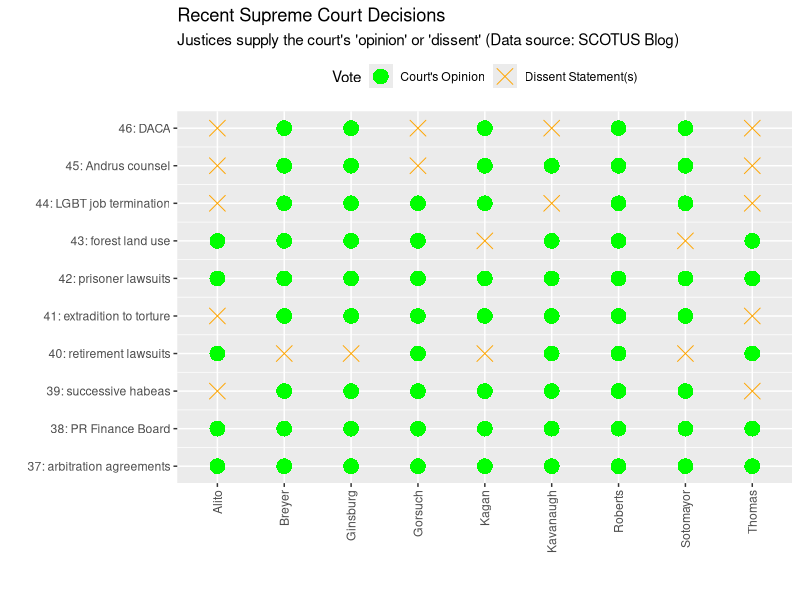

Generate this figure with R:
## ---- chunk 1
library("tidyverse")
## ---- chunk 2
# building the small data frame this way simply for replicability
case_number <- 37:46
summary <- strsplit("arbitration agreements,PR Finance Board,successive habeas,retirement lawsuits,extradition to torture,prisoner lawsuits,forest land use,LGBT job termination,Andrus counsel,DACA",
                    split = ",")[[1]]
case_name <- strsplit("GE Energy Power Conversion France SAS v. Outokumpu Stainless USA LLC,Financial Oversight and Management Bd. for Puerto Rico v. Aurelius Investment LLC,Banister v. Davis,Thole v. U.S. Bank N.A.,Nasrallah v. Barr,Lomax v. Ortiz-Marquez,United States Forest Service v. Cowpasture River Preservation Assn.,Bostock v. Clayton County,Andrus v. Texas,Department of Homeland Security v. Regents of Univ. of Cal", 
                      split = ",")[[1]]
argued <- strsplit("21-Jan-20,15-Oct-19,4-Dec-19,13-Jan-20,2-Mar-20,26-Feb-20,24-Feb-20,8-Oct-19,NA,12-Nov-19", split = ",")[[1]]
decided <- strsplit("1-Jun-20,1-Jun-20,1-Jun-20,1-Jun-20,1-Jun-20,8-Jun-20,15-Jun-20,15-Jun-20,15-Jun-20,18-Jun-20,", split = ",")[[1]]

# the votes of the Supreme Court justices
Roberts   <- strsplit("O,O,O,O,O,O,O,O,O,O", split = ",")[[1]]
Thomas    <- strsplit("O,O,D,O,D,O,O,D,D,D", split = ",")[[1]]
Ginsburg  <- strsplit("O,O,O,D,O,O,O,O,O,O", split = ",")[[1]]
Breyer    <- strsplit("O,O,O,D,O,O,O,O,O,O", split = ",")[[1]]
Alito     <- strsplit("O,O,D,O,D,O,O,D,D,D", split = ",")[[1]]
Sotomayor <- strsplit("O,O,O,D,O,O,D,O,O,O", split = ",")[[1]]
Kagan     <- strsplit("O,O,O,D,O,O,D,O,O,O", split = ",")[[1]]
Gorsuch   <- strsplit("O,O,O,O,O,O,O,O,D,D", split = ",")[[1]]
Kavanaugh <- strsplit("O,O,O,O,O,O,O,D,O,D", split = ",")[[1]]

raw_data <- data.frame(case_number, summary, case_name, argued, decided,
                       Roberts, Thomas, Ginsburg, Breyer, Alito,
                       Sotomayor, Kagan, Gorsuch, Kavanaugh)

dim(raw_data)
## ---- chunk 3
df <- raw_data %>%
  gather(key = "Justice", value = "vote", 
         c("Roberts", "Thomas", "Ginsburg", "Breyer", "Alito",
           "Sotomayor", "Kagan", "Gorsuch", "Kavanaugh"))
df$vote <- factor(df$vote,
                  levels = c("O", "D"))

dim(df)
## ---- chunk 4
y_labels <- paste0(case_number, ": ", summary)

df %>%
  ggplot(aes(x = Justice, y = case_number)) +
  geom_point(aes(shape = vote, color = vote), size = 5) +
  
  #http://www.sthda.com/english/wiki/ggplot2-point-shapes
  scale_shape_manual(name = "Vote", 
                     values = c(16, 4),
                     labels = c("Court's Opinion", "Dissent Statement(s)")) + 
  scale_color_manual(name = "Vote", 
                       labels = c("Court's Opinion", "Dissent Statement(s)"),
                       values=c("green", "orange")) +
  
  labs(title = "Recent Supreme Court Decisions",
       subtitle = "Justices supply the court's 'opinion' or 'dissent' (Data source: SCOTUS Blog)",
       caption = "",
       x = "",
       y = "") +
  scale_y_continuous(breaks = 37:46,
                     labels = y_labels) + 
  theme(axis.text.x = element_text(angle = 90, vjust = 0.5, hjust=1),
        legend.position = "top")
## ---- chunk 5
captions <- paste0( rev(paste0(case_number, ": ", case_name)), collapse = "\n")
rev(paste0(case_number, ": ", case_name))
